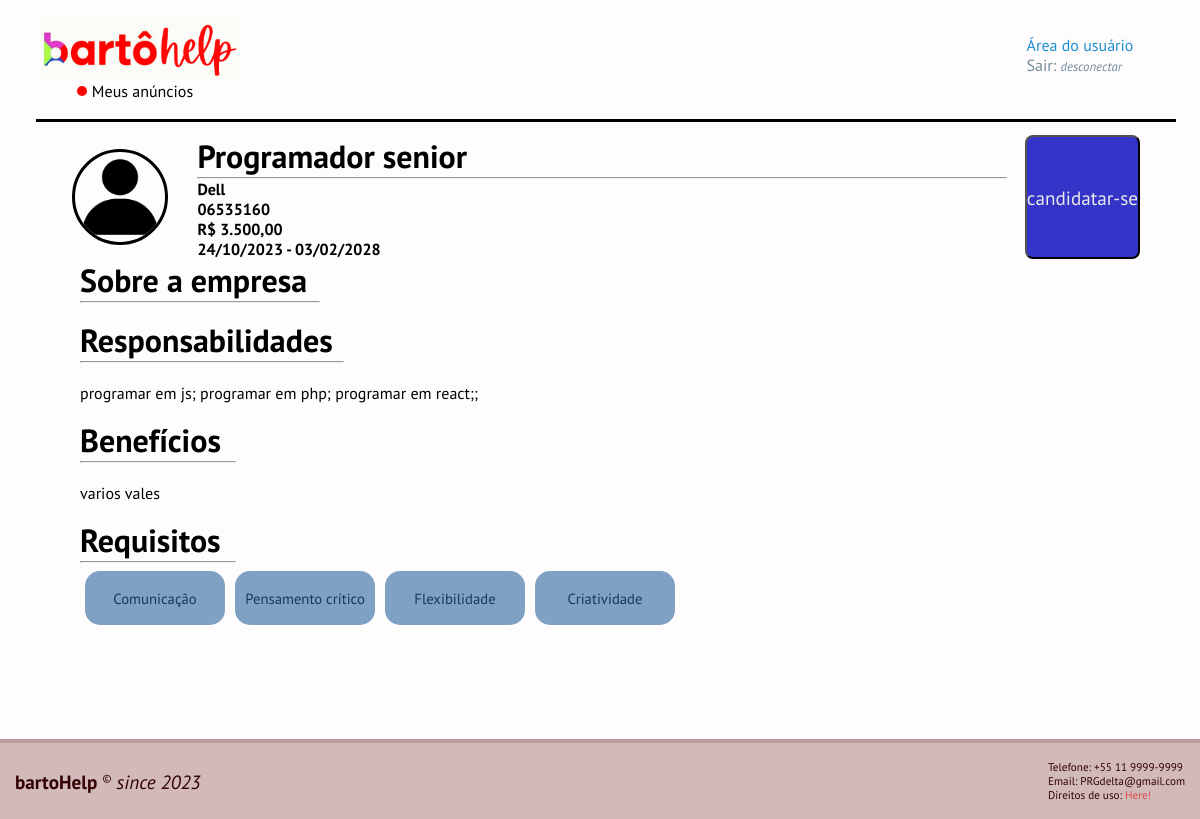
The app's page /php/funcionario/maisDetalhesVaga.php?idVaga=5 (signed in) with its own data.
### tables this page shows
CREATE TABLE IF NOT EXISTS `vaga` (
  `id_vaga` int NOT NULL AUTO_INCREMENT,
  `titulo` varchar(100) DEFAULT NULL,
  `responsabilidades` text,
  `beneficios` text,
  `data_pub` varchar(20) DEFAULT NULL,
  `data_max` varchar(20) DEFAULT NULL,
  `aberta` tinyint(1) DEFAULT NULL,
  `cnpj_empresa` varchar(20) DEFAULT NULL,
  `salario` varchar(20) DEFAULT NULL,
  `cep` varchar(15) DEFAULT NULL,
  `endereco` varchar(255) DEFAULT NULL,
  PRIMARY KEY (`id_vaga`),
  KEY `cnpj_empresa` (`cnpj_empresa`),
  CONSTRAINT `vaga_ibfk_1` FOREIGN KEY (`cnpj_empresa`) REFERENCES `empresa` (`cnpj`)
);

CREATE TABLE IF NOT EXISTS `empresa` (
  `cnpj` varchar(20) NOT NULL,
  `nome` varchar(100) NOT NULL,
  `gmail` varchar(100) DEFAULT NULL,
  `senha` varchar(80) DEFAULT NULL,
  `telefone` varchar(12) DEFAULT NULL,
  `logo` varchar(200) DEFAULT NULL,
  `descricao` text,
  `descricaoLinha` varchar(255) DEFAULT NULL,
  `endereco` varchar(150) NOT NULL,
  `cep` varchar(20) NOT NULL,
  PRIMARY KEY (`cnpj`)
);

CREATE TABLE IF NOT EXISTS `competencia` (
  `id_competencia` int NOT NULL AUTO_INCREMENT,
  `tipo` varchar(35) DEFAULT NULL,
  `descricao` text,
  PRIMARY KEY (`id_competencia`)
);

### php/funcionario/maisDetalhesVaga.php (the view, shortened to what this page needs)
<?php
if(
    !isset($_SESSION)
    || $_SESSION ==""
    || $_SESSION == null
    || !isset($_SESSION['cpf'])
    ||  $_SESSION['cpf'] ==""
    || $_SESSION['cpf'] == null
    || empty($_SESSION['cpf'])
    ){header('Location: ../../html/login.html');}
else{
include('../conexao.php');
$resposta="";
$idVaga = $_GET['idVaga'];
$buscaVaga = mysqli_query($con, "SELECT * FROM vaga where id_vaga = '$idVaga'");
$resultadoVaga = mysqli_fetch_row($buscaVaga);
$cnpj = $resultadoVaga[7];
$buscaEmp = mysqli_query($con, "SELECT * FROM empresa where cnpj = '$cnpj'");
$resultadoEmp = mysqli_fetch_row($buscaEmp);
$buscaLogo = $resultadoEmp[5];
$dataLimite = $resultadoVaga[5];
$dataLimite = implode("/",array_reverse(explode("-",$dataLimite)));
if ($buscaLogo=="" || $buscaLogo==null || $buscaLogo == " ") {
    $buscaLogo = "../../contents/imgs/3106921.png";
}
$busca= mysqli_query($con, "SELECT * from competencia_vaga where id_vaga = '$idVaga'");
    if( mysqli_num_rows($busca)>= 1) {
        while($resultado = mysqli_fetch_row($busca)){
            $idComp = $resultado[2];
            $busca2 = mysqli_query($con, "SELECT * from competencia where id_competencia = $idComp");
            while($resultado2= mysqli_fetch_row($busca2)){
                $resposta = $resposta."<a href=\"../../html/competencias.html\" target=\"_Blank\"><button>".$resultado2[1]."</button></a>";
            }
        }
    }
    else{
        $resposta = "<a href=\"#\"><button>sem nenhum requisito</button></a>";
    }
?>
<!DOCTYPE html>
<html lang="pt-br">
<head>
            <link rel="stylesheet" href="../../style/home.css">
            <link rel="stylesheet" href="../../style/style.css">
            <link rel="stylesheet" href="../../style/header.css">
            <link rel="stylesheet" href="../../style/home_empresa.css">
            <link rel="stylesheet" href="../../style/detalhesVagaUser.css">
</head>
<body>
    <header id="topo">
    </header>
    <div class="topo">
        <div class="img">
            <img src="<?php echo $buscaLogo; ?>" alt="" class="logoEmp">
        </div>
        <div class="titulo">
            <h1> <?php echo $resultadoVaga[1]; ?></h1>
            <hr/>
            <h4> <?php echo $resultadoEmp[1]?></h4>
            <h4> <?php echo $resultadoVaga[9]?> </h4>
            <h4> <?php echo "R$ ".$resultadoVaga[8]?> </h4>
            <h4> <?php echo $resultadoVaga[4]." - ".$dataLimite;?> </h4>
        </div>
            <button class="candidatarVaga" <?php echo "onclick=\"inscrever_se( $idVaga)\" ";?>>
                candidatar-se
            </button>
    </div>
    <div class="contedor">
        <div>
            <h1>
                Sobre a empresa
                <hr style=" width:20vw; "/>
            </h1>
        </div>
        <div>
            <h1>
                Responsabilidades
                <hr style=" width:22vw; "/>
            </h1>
                    <?php echo "<br/>".$resultadoVaga[2]?>;
                    <br/>
        </div>
        <div>
            <h1>
                Benefícios
                <hr style=" width:13vw; "/>
            </h1>
                    <?php echo "<br/>".$resultadoVaga[3]?>
                    <br/>
        </div>
        <div>
            <h1>
                Requisitos
                <hr style=" width:13vw; "/>
            </h1>
            <div id="requisitosCards">
                <?php
                    echo $resposta;
                ?>
            </div>
        </div>
    </div>
    <footer>
    </footer>
</body>
</html> <?php } ?>

### style/home.css (style rules this page uses)
:root { --section_heigth: 100vh; --cardSdw: 0 12px 25px 1px rgba(0, 0, 0, 0.555); --cardSdwHvr: 0 12px 25px 1px rgba(0, 0, 0, 0.484); --btnCardBrd: 1px solid rgb(0,0,0); --detalhesBrd: 2px solid rgb(25, 25, 184); }

### style/style.css (style rules this page uses)
:root { --marginLineHeader: calc(13vh + 15px); --bkg: rgba(253, 247, 247, 0.349); --grayCard: rgb(236, 202, 202); --grayCardHvr: rgba(255, 207, 207, 0.938); --darkGray: rgb(39, 39, 39); --gray: rgb(113, 138, 153); --gray2: rgb(194, 214, 228); --gray3: rgb(119, 174, 181); --red: rgb(255, 0, 0); --redPointHvr: rgb(26, 107, 178); --Lato: 'Lato', sans-serif; --PtSans: 'PT Sans', sans-serif; --raleway: 'Raleway', sans-serif; --Mukta: 'Mukta Malar', sans-serif; --Input: rgb(255, 234, 234); --linkClr: rgb(219, 72, 72); --helpClr: rgb(254, 254, 252); --helpBkgClr: rgba(33, 116, 168, 0.87); --borderInput: rgb(190, 155, 155); --borderInputDenai: rgb(230, 81, 81); --borderInputAcept: rgba(20, 187, 225, 0.898); --buttonBkgClr: rgb(60, 0, 0); --buttonClr: rgb(212, 179, 179); --buttonSdw: 2px 4px 12px rgb(255, 183, 183) inset; --buttonSdwHvr: 1px 2px 15px rgb(207, 120, 120) inset; --buttonBkgClrBlkd: rgb(74, 74, 74); --buttonClrBlkd: rgb(209, 209, 209); --buttonSdwBlkd: -2px -4px 12px rgba(62, 3, 3, 0.826) inset; --lableFile: rgb(199, 102, 152); --lableFileHvr: rgb(174, 42, 110); --footerClr: rgb(50, 0, 0); --footerBkgClr: rgba(86, 0, 0, 0.264); --moreBrd: 1px solid rgb(143, 143, 143); --moreBrdClr: rgb(143, 143, 143); --moreBrdClrHvr: rgb(175, 175, 175); --buttonLocate: rgb(126, 161, 196); --buttonLocateClr: rgb(27, 54, 92); --buttonLocateClrHvr: rgb(118, 163, 209); --buttonLocateHvr: rgb(13, 44, 87); }
* { margin: 0; padding: 0; box-sizing: border-box; scroll-behavior: smooth; font-family: var(--PtSans); scroll-padding-top: 80px; }
body { background-color: var(--bkg); }
a { color: var(--linkClr); text-decoration: none; }

### style/header.css (style rules this page uses)
:root { --zero: 0; --userClr: rgb(29, 143, 209); --searchBrd: 1px solid rgba(0, 112, 132, 0.763); --searchBrdClr: rgb(0, 112, 132); --searchBrdClrHvr: rgba(0, 112, 132, 0.514); }
header { width: 100%; height: 10vh; display: flex; margin-top: 15px; align-items: center; justify-content: space-between; }
header::after { content:''; width: 95%; height: 3px; display: block; position: absolute; left: 3%; top: var(--marginLineHeader); background-color: black; }

### style/detalhesVagaUser.css (style rules this page uses)
.topo { display: flex; margin-top: 5vh; margin-left: 5vw; width: 90%; flex-direction: row; justify-content: space-between; }
.titulo { display: flex; flex-direction: column; width: 75%; }
.img { width: 15vh; display: flex; justify-content: center; align-items: center; }
.logoEmp { width: 12vh; border-radius: 6vh; border-color: black; border-width: 3px; border-style: solid; }

### records on screen
vaga: titulo "Programador senior", cep "06535160", salario "3.500,00", data_pub "24/10/2023", data_max "03/02/2028", responsabilidades "programar em js; programar em php; programar em react;", beneficios "varios vales"
empresa: nome "Dell"
competencia: tipo "Comunicação"
competencia: tipo "Pensamento crítico"
competencia: tipo "Flexibilidade"
competencia: tipo "Criatividade"
